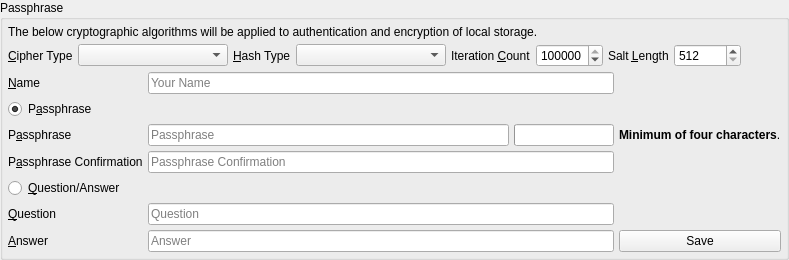
               <widget class="QGroupBox" name="passphraseGroupBox">
                <property name="title">
                 <string>Passphrase</string>
                </property>
                <layout class="QVBoxLayout" name="verticalLayout_16">
                 <property name="spacing">
                  <number>5</number>
                 </property>
                 <property name="leftMargin">
                  <number>5</number>
                 </property>
                 <property name="topMargin">
                  <number>5</number>
                 </property>
                 <property name="rightMargin">
                  <number>5</number>
                 </property>
                 <property name="bottomMargin">
                  <number>5</number>
                 </property>
                 <item>
                  <widget class="QLabel" name="label_76">
                   <property name="text">
                    <string>The below cryptographic algorithms will be applied to authentication and encryption of local storage.</string>
                   </property>
                   <property name="wordWrap">
                    <bool>true</bool>
                   </property>
                  </widget>
                 </item>
                 <item>
                  <layout class="QHBoxLayout" name="horizontalLayout_18">
                   <property name="spacing">
                    <number>5</number>
                   </property>
                   <item>
                    <widget class="QLabel" name="label">
                     <property name="text">
                      <string>&amp;Cipher Type</string>
                     </property>
                     <property name="buddy">
                      <cstring>cipherType</cstring>
                     </property>
                    </widget>
                   </item>
                   <item>
                    <widget class="QComboBox" name="cipherType">
                     <property name="sizeAdjustPolicy">
                      <enum>QComboBox::AdjustToContents</enum>
                     </property>
                     <property name="minimumContentsLength">
                      <number>15</number>
                     </property>
                    </widget>
                   </item>
                   <item>
                    <widget class="QLabel" name="label_14">
                     <property name="text">
                      <string>&amp;Hash Type</string>
                     </property>
                     <property name="buddy">
                      <cstring>hashType</cstring>
                     </property>
                    </widget>
                   </item>
                   <item>
                    <widget class="QComboBox" name="hashType">
                     <property name="sizeAdjustPolicy">
                      <enum>QComboBox::AdjustToContents</enum>
                     </property>
                     <property name="minimumContentsLength">
                      <number>15</number>
                     </property>
                    </widget>
                   </item>
                   <item>
                    <widget class="QLabel" name="label_15">
                     <property name="text">
                      <string>Iteration &amp;Count</string>
                     </property>
                     <property name="buddy">
                      <cstring>iterationCount</cstring>
                     </property>
                    </widget>
                   </item>
                   <item>
                    <widget class="QSpinBox" name="iterationCount">
                     <property name="minimum">
                      <number>10000</number>
                     </property>
                     <property name="maximum">
                      <number>999999999</number>
                     </property>
                     <property name="value">
                      <number>250000</number>
                     </property>
                    </widget>
                   </item>
                   <item>
                    <widget class="QLabel" name="label_16">
                     <property name="text">
                      <string>Salt &amp;Length</string>
                     </property>
                     <property name="buddy">
                      <cstring>saltLength</cstring>
                     </property>
                    </widget>
                   </item>
                   <item>
                    <widget class="QSpinBox" name="saltLength">
                     <property name="minimum">
                      <number>512</number>
                     </property>
                     <property name="maximum">
                      <number>999999999</number>
                     </property>
                    </widget>
                   </item>
                   <item>
                    <spacer name="horizontalSpacer_11">
                     <property name="orientation">
                      <enum>Qt::Horizontal</enum>
                     </property>
                     <property name="sizeHint" stdset="0">
                      <size>
                       <width>40</width>
                       <height>20</height>
                      </size>
                     </property>
                    </spacer>
                   </item>
                  </layout>
                 </item>
                 <item>
                  <layout class="QGridLayout" name="gridLayout">
                   <property name="spacing">
                    <number>5</number>
                   </property>
                   <item row="3" column="0">
                    <widget class="QLabel" name="label_55">
                     <property name="text">
                      <string>P&amp;assphrase</string>
                     </property>
                     <property name="buddy">
                      <cstring>passphrase1</cstring>
                     </property>
                    </widget>
                   </item>
                   <item row="5" column="0">
                    <widget class="QLabel" name="label_56">
                     <property name="text">
                      <string>P&amp;assphrase Confirmation</string>
                     </property>
                     <property name="buddy">
                      <cstring>passphrase2</cstring>
                     </property>
                    </widget>
                   </item>
                   <item row="3" column="2">
                    <widget class="QLabel" name="label_58">
                     <property name="text">
                      <string>&lt;html&gt;&lt;head/&gt;&lt;body&gt;&lt;p&gt;&lt;span style=&quot; font-weight:600;&quot;&gt;Minimum of four characters&lt;/span&gt;.&lt;/p&gt;&lt;/body&gt;&lt;/html&gt;</string>
                     </property>
                    </widget>
                   </item>
                   <item row="5" column="1">
                    <widget class="spoton_lineedit" name="passphrase2">
                     <property name="toolTip">
                      <string>Virtual keyboard via double-click.</string>
                     </property>
                     <property name="echoMode">
                      <enum>QLineEdit::Password</enum>
                     </property>
                     <property name="placeholderText">
                      <string>Passphrase Confirmation</string>
                     </property>
                     <property name="clearButtonEnabled">
                      <bool>true</bool>
                     </property>
                    </widget>
                   </item>
                   <item row="1" column="0">
                    <widget class="QLabel" name="label_74">
                     <property name="text">
                      <string>&amp;Name</string>
                     </property>
                     <property name="buddy">
                      <cstring>username</cstring>
                     </property>
                    </widget>
                   </item>
                   <item row="2" column="0">
                    <widget class="QRadioButton" name="passphrase_rb">
                     <property name="text">
                      <string>P&amp;assphrase</string>
                     </property>
                     <property name="checked">
                      <bool>true</bool>
                     </property>
                    </widget>
                   </item>
                   <item row="1" column="1">
                    <widget class="QLineEdit" name="username">
                     <property name="placeholderText">
                      <string>Your Name</string>
                     </property>
                     <property name="clearButtonEnabled">
                      <bool>true</bool>
                     </property>
                    </widget>
                   </item>
                   <item row="6" column="0">
                    <widget class="QRadioButton" name="question_rb">
                     <property name="text">
                      <string>&amp;Question/Answer</string>
                     </property>
                    </widget>
                   </item>
                   <item row="7" column="0">
                    <widget class="QLabel" name="label_97">
                     <property name="text">
                      <string>&amp;Question</string>
                     </property>
                     <property name="buddy">
                      <cstring>question</cstring>
                     </property>
                    </widget>
                   </item>
                   <item row="7" column="1">
                    <widget class="spoton_lineedit" name="question">
                     <property name="toolTip">
                      <string>Virtual keyboard via double-click.</string>
                     </property>
                     <property name="placeholderText">
                      <string>Question</string>
                     </property>
                     <property name="clearButtonEnabled">
                      <bool>true</bool>
                     </property>
                    </widget>
                   </item>
                   <item row="8" column="0">
                    <widget class="QLabel" name="label_98">
                     <property name="text">
                      <string>&amp;Answer</string>
                     </property>
                     <property name="buddy">
                      <cstring>answer</cstring>
                     </property>
                    </widget>
                   </item>
                   <item row="8" column="1">
                    <widget class="spoton_lineedit" name="answer">
                     <property name="toolTip">
                      <string>Virtual keyboard via double-click.</string>
                     </property>
                     <property name="placeholderText">
                      <string>Answer</string>
                     </property>
                     <property name="clearButtonEnabled">
                      <bool>true</bool>
                     </property>
                    </widget>
                   </item>
                   <item row="8" column="2">
                    <widget class="QPushButton" name="setPassphrase">
                     <property name="text">
                      <string>Save</string>
                     </property>
                    </widget>
                   </item>
                   <item row="3" column="1">
                    <layout class="QHBoxLayout" name="horizontalLayout_3">
                     <property name="spacing">
                      <number>5</number>
                     </property>
                     <item>
                      <widget class="spoton_lineedit" name="passphrase1">
                       <property name="toolTip">
                        <string>Virtual keyboard via double-click.</string>
                       </property>
                       <property name="echoMode">
                        <enum>QLineEdit::Password</enum>
                       </property>
                       <property name="placeholderText">
                        <string>Passphrase</string>
                       </property>
                       <property name="clearButtonEnabled">
                        <bool>true</bool>
                       </property>
                      </widget>
                     </item>
                     <item>
                      <widget class="QProgressBar" name="passphrase_strength_indicator">
                       <property name="maximumSize">
                        <size>
                         <width>100</width>
                         <height>16777215</height>
                        </size>
                       </property>
                       <property name="value">
                        <number>0</number>
                       </property>
                       <property name="textVisible">
                        <bool>false</bool>
                       </property>
                      </widget>
                     </item>
                    </layout>
                   </item>
                  </layout>
                 </item>
                </layout>
               </widget>
